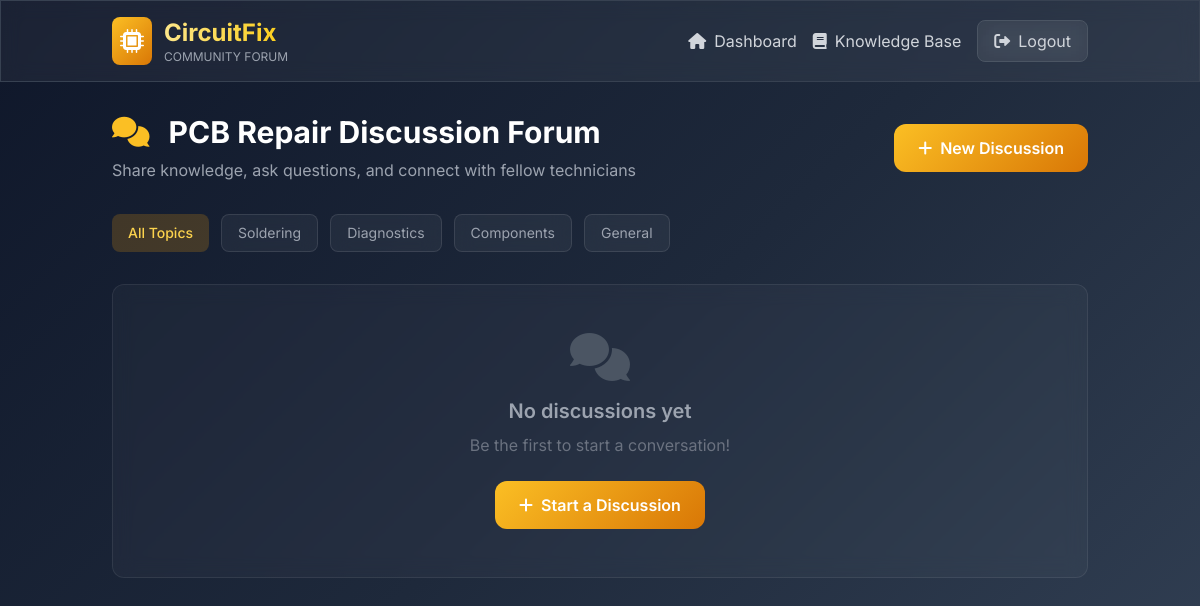
Before: /forum (signed in) with the older database file.
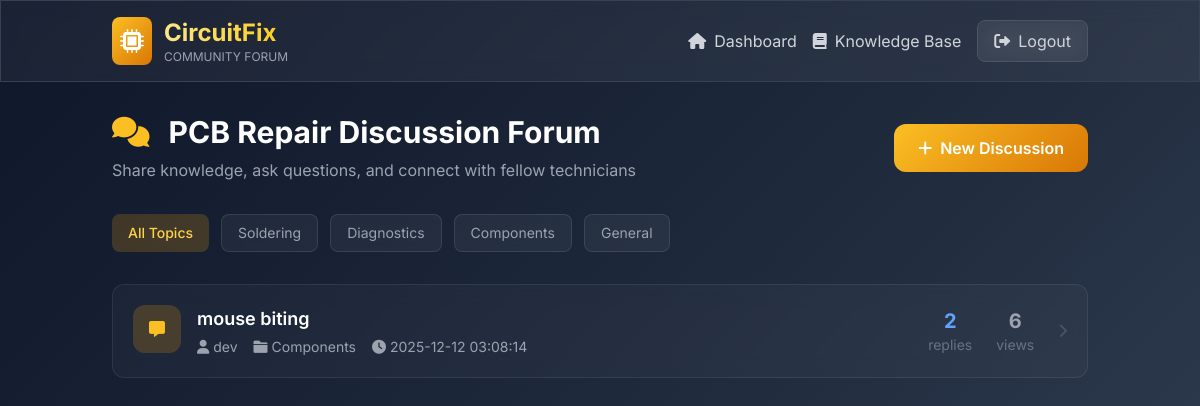
After: the same page with the newer database file.
### tables this page shows
CREATE TABLE forum_posts
                 (id INTEGER PRIMARY KEY AUTOINCREMENT,
                  user_id INTEGER,
                  title TEXT,
                  content TEXT,
                  category TEXT DEFAULT 'General',
                  views INTEGER DEFAULT 0,
                  created_at DATETIME DEFAULT CURRENT_TIMESTAMP,
                  FOREIGN KEY(user_id) REFERENCES users(id));

CREATE TABLE users
                 (id INTEGER PRIMARY KEY AUTOINCREMENT, 
                  username TEXT UNIQUE, 
                  password TEXT, 
                  email TEXT,
                  created_at DATETIME DEFAULT CURRENT_TIMESTAMP);

### app.py (the view)
@app.route('/forum')
@login_required
def forum():
    conn = sqlite3.connect('circuitfix.db')
    c = conn.cursor()
    c.execute('''
        SELECT fp.id, fp.title, fp.category, fp.views, fp.created_at,
               u.username,
               (SELECT COUNT(*) FROM forum_replies WHERE post_id = fp.id) as reply_count
        FROM forum_posts fp
        JOIN users u ON fp.user_id = u.id
        ORDER BY fp.created_at DESC
    ''')
    posts = c.fetchall()
    conn.close()
    return render_template('forum.html', posts=posts)

### app.py (called while the page is built)
def login_required(f):
    @wraps(f)
    def decorated_function(*args, **kwargs):
        if 'user_id' not in session:
            flash('Please log in to access this page.')
            return redirect('/login')
        return f(*args, **kwargs)
    return decorated_function

### templates/forum.html (shortened to what this page needs)
<!DOCTYPE html>
<html lang="en">
<head>
    <script src="https://cdn.tailwindcss.com"></script>
    <link href="https://cdnjs.cloudflare.com/ajax/libs/font-awesome/6.0.0/css/all.min.css" rel="stylesheet">
</head>
<body class="gradient-bg text-white min-h-screen">
    <nav class="glass-effect border-b border-gray-700">
        <div class="container mx-auto px-6 py-4">
            <div class="flex justify-between items-center">
                <div class="flex items-center space-x-3">
                    <a href="/dashboard" class="flex items-center space-x-3">
                        <div class="premium-gold p-2 rounded-lg">
                            <i class="fas fa-microchip text-white text-2xl"></i>
                        </div>
                        <div>
                            <h1 class="text-2xl font-bold bg-gradient-to-r from-amber-200 to-yellow-400 bg-clip-text text-transparent">CircuitFix</h1>
                            <p class="text-xs text-gray-400">COMMUNITY FORUM</p>
                        </div>
                    </a>
                </div>
                <div class="flex items-center space-x-4">
                    <a href="/dashboard" class="text-gray-300 hover:text-amber-300 transition-colors">
                        <i class="fas fa-home mr-2"></i>Dashboard
                    </a>
                    <a href="/knowledge" class="text-gray-300 hover:text-amber-300 transition-colors">
                        <i class="fas fa-book mr-2"></i>Knowledge Base
                    </a>
                    <a href="/logout" class="glass-effect border border-gray-600 text-gray-300 px-4 py-2 rounded-lg hover:bg-gray-800/50 transition-colors">
                        <i class="fas fa-sign-out-alt mr-2"></i>Logout
                    </a>
                </div>
            </div>
        </div>
    </nav>
    <div class="container mx-auto px-6 py-8">
        <div class="flex justify-between items-center mb-8">
            <div>
                <h1 class="text-3xl font-bold mb-2">
                    <i class="fas fa-comments text-amber-400 mr-3"></i>
                    PCB Repair Discussion Forum
                </h1>
                <p class="text-gray-400">Share knowledge, ask questions, and connect with fellow technicians</p>
            </div>
            <a href="/forum/new" class="premium-gold text-white px-6 py-3 rounded-xl font-semibold hover-lift flex items-center">
                <i class="fas fa-plus mr-2"></i>New Discussion
            </a>
        </div>
        <div class="flex space-x-3 mb-8">
            <button class="bg-amber-500/20 text-amber-300 px-4 py-2 rounded-lg text-sm font-medium">All Topics</button>
            <button class="glass-effect text-gray-400 px-4 py-2 rounded-lg text-sm hover:text-white transition-colors">Soldering</button>
            <button class="glass-effect text-gray-400 px-4 py-2 rounded-lg text-sm hover:text-white transition-colors">Diagnostics</button>
            <button class="glass-effect text-gray-400 px-4 py-2 rounded-lg text-sm hover:text-white transition-colors">Components</button>
            <button class="glass-effect text-gray-400 px-4 py-2 rounded-lg text-sm hover:text-white transition-colors">General</button>
        </div>
        <div class="space-y-4">
            {% for post in posts %}
            <a href="/forum/{{ post[0] }}" class="card-glass rounded-xl p-5 flex items-center justify-between hover-lift block">
                <div class="flex items-start space-x-4">
                    <div class="w-12 h-12 rounded-xl bg-amber-500/20 flex items-center justify-center flex-shrink-0">
                        <i class="fas fa-message text-amber-400"></i>
                    </div>
                    <div>
                        <h3 class="font-semibold text-white text-lg mb-1">{{ post[1] }}</h3>
                        <div class="flex items-center space-x-4 text-sm text-gray-400">
                            <span><i class="fas fa-user mr-1"></i>{{ post[5] }}</span>
                            <span><i class="fas fa-folder mr-1"></i>{{ post[2] }}</span>
                            <span><i class="fas fa-clock mr-1"></i>{{ post[4] }}</span>
                        </div>
                    </div>
                </div>
                <div class="flex items-center space-x-6 text-sm">
                    <div class="text-center">
                        <div class="text-xl font-bold text-blue-400">{{ post[6] }}</div>
                        <div class="text-gray-500">replies</div>
                    </div>
                    <div class="text-center">
                        <div class="text-xl font-bold text-gray-400">{{ post[3] }}</div>
                        <div class="text-gray-500">views</div>
                    </div>
                    <i class="fas fa-chevron-right text-gray-600"></i>
                </div>
            </a>
            {% else %}
            <div class="card-glass rounded-xl p-12 text-center">
                <i class="fas fa-comments text-5xl text-gray-600 mb-4"></i>
                <h3 class="text-xl font-semibold text-gray-400 mb-2">No discussions yet</h3>
                <p class="text-gray-500 mb-6">Be the first to start a conversation!</p>
                <a href="/forum/new" class="premium-gold text-white px-6 py-3 rounded-xl font-semibold inline-block">
                    <i class="fas fa-plus mr-2"></i>Start a Discussion
                </a>
            </div>
            {% endfor %}
        </div>
    </div>
</body>
</html>

### templates/forum.html (style rules this page uses)
* { font-family: 'Inter', sans-serif; }
.gradient-bg { background: linear-gradient(135deg, #0f172a 0%, #1e293b 50%, #334155 100%); }
.glass-effect { background: rgba(255, 255, 255, 0.05); backdrop-filter: blur(10px); border: 1px solid rgba(255, 255, 255, 0.1); }
.premium-gold { background: linear-gradient(135deg, #fbbf24 0%, #d97706 100%); }
.card-glass { background: rgba(255, 255, 255, 0.03); backdrop-filter: blur(10px); border: 1px solid rgba(255, 255, 255, 0.08); }
.hover-lift { transition: all 0.3s ease; }

Changed rows visible on the page:
added forum_posts: title "mouse biting", username "dev", category "Components", created_at "2025-12-12 03:08:14", post "2", views "6"
Other visible differences:
text no longer shown: "No discussions yet Be the first to start a conversation! Start a Discussion"
